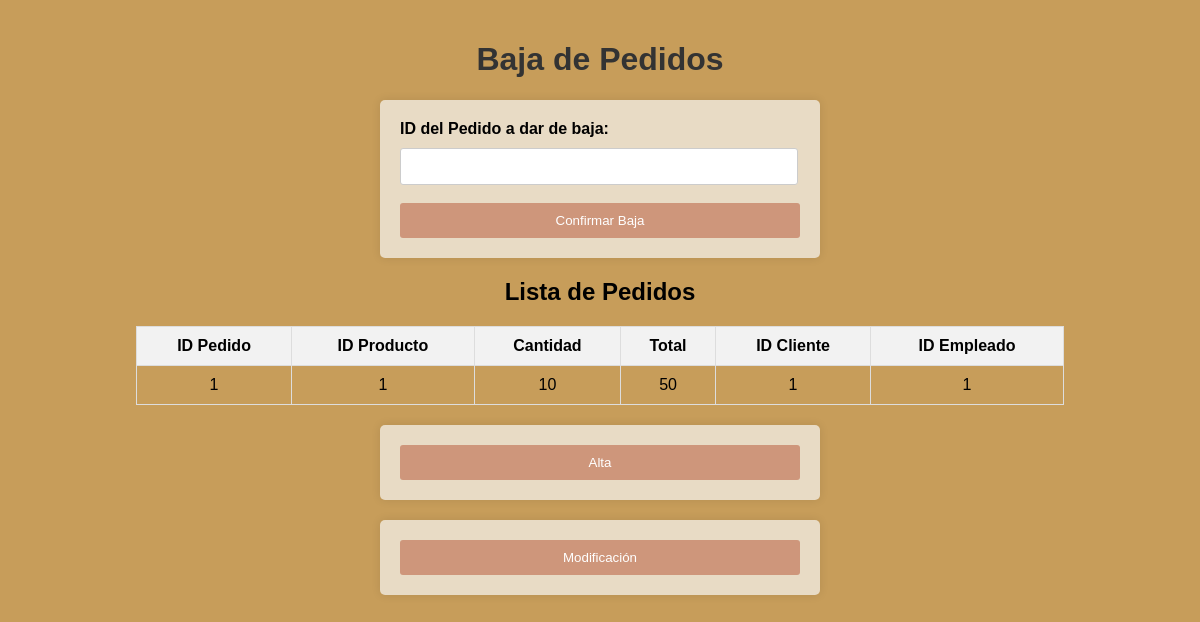
/admin/Baja-pedidos.php, run on an earlier commit of the app's database.
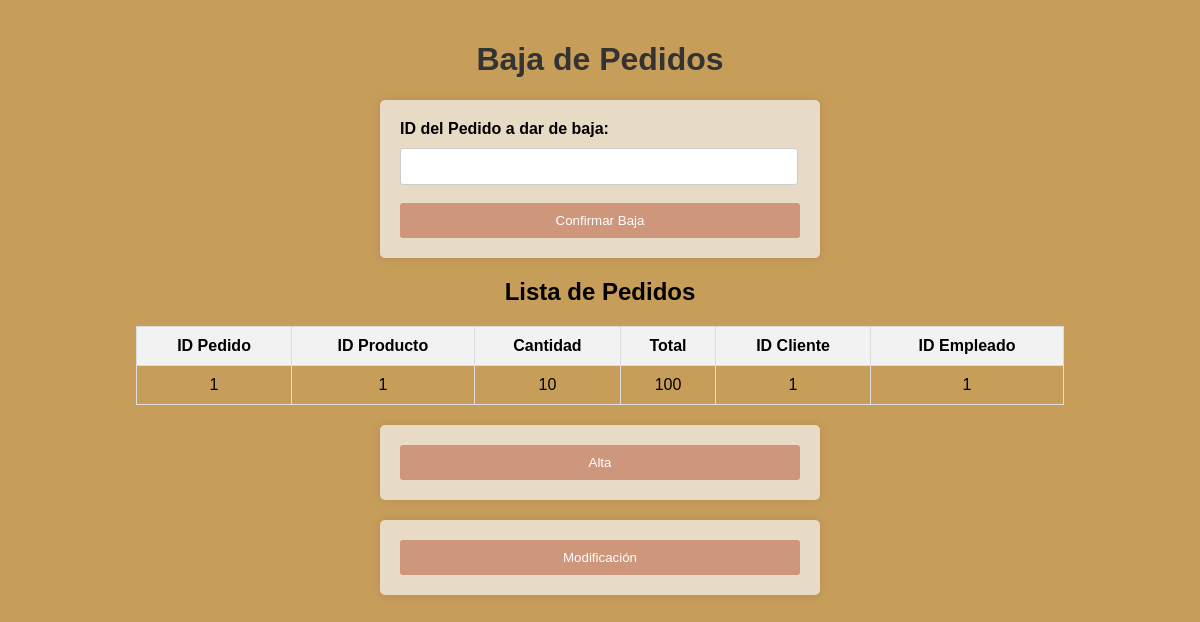
And on a later commit of the database.
### tables this page shows
CREATE TABLE IF NOT EXISTS `pedidos` (
  `idPedido` INT NOT NULL,
  `idProducto` INT NOT NULL,
  `Cantidad` INT NOT NULL,
  `Total` VARCHAR(45) NOT NULL,
  `idCliente` INT NOT NULL,
  `idEmpleado` INT NOT NULL,
  PRIMARY KEY (`idPedido`),
  INDEX `fk_Pedidos_Clientes1_idx` (`idCliente` ASC) VISIBLE,
  INDEX `fk_Pedidos_Productos1_idx` (`idProducto` ASC) VISIBLE,
  INDEX `fk_Pedidos_Empleados1_idx` (`idEmpleado` ASC) VISIBLE,
  CONSTRAINT `fk_Pedidos_Clientes1`
    FOREIGN KEY (`idCliente`)
    REFERENCES `clientes` (`idCliente`),
  CONSTRAINT `fk_Pedidos_Empleados1`
    FOREIGN KEY (`idEmpleado`)
    REFERENCES `empleados` (`idEmpleado`),
  CONSTRAINT `fk_Pedidos_Productos1`
    FOREIGN KEY (`idProducto`)
    REFERENCES `productos` (`idProducto`));

### admin/Baja-pedidos.php (the view, shortened to what this page needs)
<!DOCTYPE html>
<html>
<head>
    <link rel="stylesheet" href="../css/Alta.css">
</head>
<body>
    <h1>Baja de Pedidos</h1>
    <form method="POST" action="<?php echo $_SERVER["PHP_SELF"]; ?>">
        <label for="idPedido">ID del Pedido a dar de baja:</label>
        <input type="text" name="idPedido" id="idPedido" required><br><br>
        <button type="submit">Confirmar Baja</button>
    </form>
    <div>
        <?php
        $conexion = conectar();
        $consulta_pedidos = $conexion->query("SELECT idPedido, idProducto, Cantidad, Total, idCliente, idEmpleado FROM Pedidos ORDER BY idPedido");
        if ($consulta_pedidos->num_rows > 0) {
            echo "<h2>Lista de Pedidos</h2>";
            echo "<table border='1'>
                <tr>
                    <th>ID Pedido</th>
                    <th>ID Producto</th>
                    <th>Cantidad</th>
                    <th>Total</th>
                    <th>ID Cliente</th>
                    <th>ID Empleado</th>
                </tr>";
            while ($fila = $consulta_pedidos->fetch_assoc()) {
                echo "<tr>
                    <td>{$fila['idPedido']}</td>
                    <td>{$fila['idProducto']}</td>
                    <td>{$fila['Cantidad']}</td>
                    <td>{$fila['Total']}</td>
                    <td>{$fila['idCliente']}</td>
                    <td>{$fila['idEmpleado']}</td>
                </tr>";
            }
            echo "</table>";
        } else {
            echo "No hay pedidos registrados.";
        }
        ?>
    </div>
    <form action="Alta-pedidos.php" method="post">
        <button type="submit">Alta</button>
    </form>
    <form action="Modif-pedidos.php" method="post">
        <button type="submit">Modificación</button>
    </form>
</body>
</html>

What changed in the data, as far as the page shows it:
changed pedidos id 1: Total "50" → "100"
